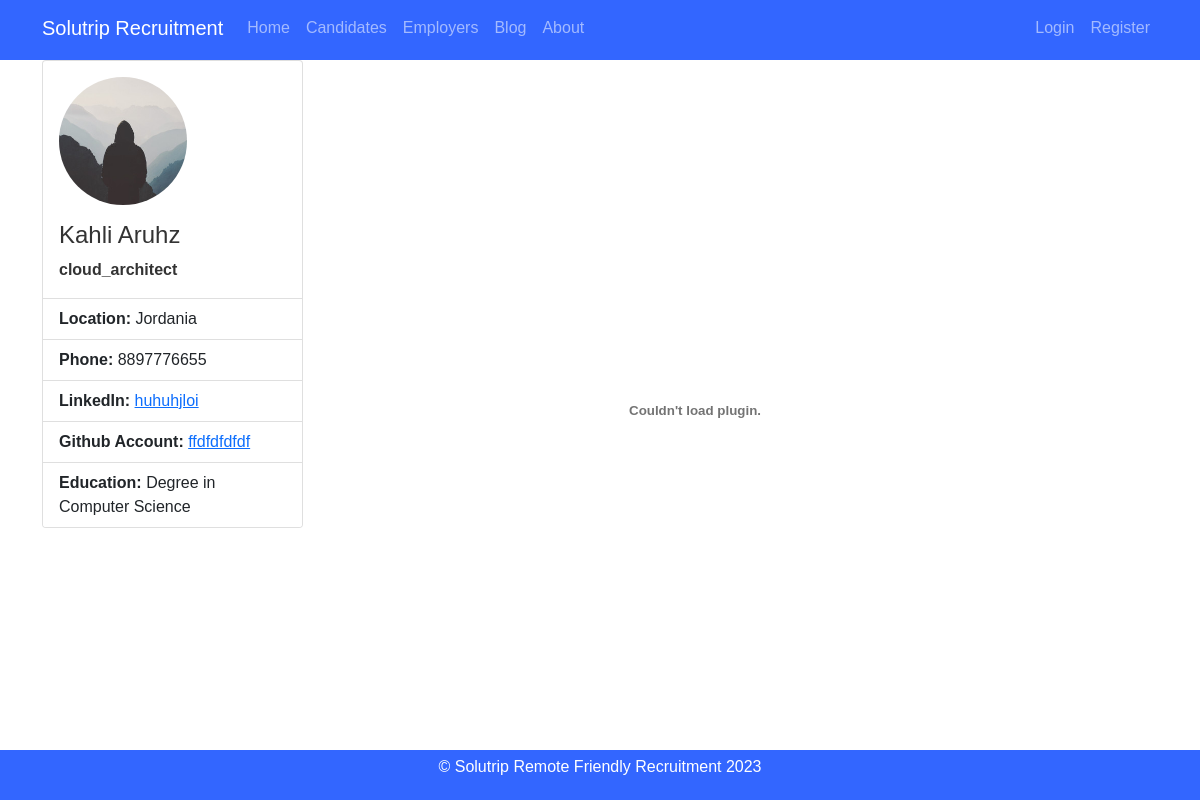
Screenshot of /user_info/1 with the database file from the repository.
### Solutrip_app/models.py (models this page shows, shortened)
class UserInfo(db.Model):
    id = db.Column (db.Integer, primary_key=True)
    name = db.Column(db.String(60))
    surname = db.Column(db.String(60))
    location = db.Column(db.String(60))
    phone = db.Column(db.String(20), nullable=True)
    linkedin = db.Column(db.String(100))
    profession = db.Column(db.String(200))
    education = db.Column(db.String(200))
    github_account = db.Column(db.String(50))
    cv = db.Column(db.LargeBinary, nullable=True)
    user_id = db.Column(db.Integer, db.ForeignKey('user.id'), nullable=False)
    job_applications = db.relationship('JobApplication', backref='user', lazy=True)

class User(db.Model, UserMixin):
    id = db.Column (db.Integer, primary_key=True)
    username = db.Column (db.String(64), unique=True, nullable=False)
    email = db.Column (db.String(120), unique=True, nullable=False)
    password = db.Column(db.String(128), nullable=False)
    image_file = db.Column(db.String(20), nullable=False, default='default.jpg')
    role = db.Column(db.String(20), nullable=False, default='user')
    confirmed = db.Column(db.Boolean, default=False)
    confirmation_token = db.Column(db.String(100), unique=True)
    user_info = db.relationship('UserInfo', backref='user', lazy=True)
    author = db.relationship('Post', backref='author', lazy=True )

### Solutrip_app/routes.py (the view)
@app.route('/user_info/<int:user_info_id>')
def user_info(user_info_id):
    user_info = UserInfo.query.get(user_info_id)
    if not user_info:
        abort(404)
    user = user_info.user
    return render_template('user_info.html', user=user, user_info= user_info)

### Solutrip_app/templates/user_info.html
{% extends 'layout.html' %}
{% block content %}
  <div class="row">
    <div class="col-md-3">
      <div class="card">
        <div class="card-body">
          <img src="{{ url_for('static', filename='profile_pics/default.jpg') }}" alt="Profile Picture" class="img-fluid rounded-circle mb-3" width="128" height="128">
          <h4 class="card-title">{{ user_info.name }} {{ user_info.surname }}</h4>
          <p class="card-text"> <b> {{ user_info.profession }} </b></p>
        </div>
        <ul class="list-group list-group-flush">
          <li class="list-group-item"><strong>Location:</strong> {{ user_info.location }}</li>
          <li class="list-group-item"><strong>Phone:</strong> {{ user_info.phone }}</li>
          <li class="list-group-item"><strong>LinkedIn:</strong> <a href="{{ user_info.linkedin }}" target="_blank">{{user_info.linkedin }}</a></li>
          <li class="list-group-item"><strong>Github Account:</strong> <a href="{{ user_info.github_account }}" target="_blank">{{ user_info.github_account }}</a></li>
          <li class="list-group-item"><strong>Education:</strong> {{ user_info.education }} </li>
        </ul>
      </div>
    </div>
    <div class="col-md-8">
      <embed src="{{ url_for('static', filename='cvs/' + user.username + '.pdf') }}" type="application/pdf" width="100%" height="700px"></embed>
    </div>
  </div>
{% endblock %}

### Solutrip_app/static/styles.css (style rules this page uses)
body { background-image: url(bg-img.jpg); background-size: cover; font-family: Arial, sans-serif; color: #333; }
html, body { height: 100%; }

### rows the page displays
UserInfo: name "Kahli", surname "Aruhz", profession "cloud_architect", location "Jordania", phone "8897776655", linkedin "huhuhjloi", github_account "ffdfdfdfdf", education "Degree in Computer Science"
